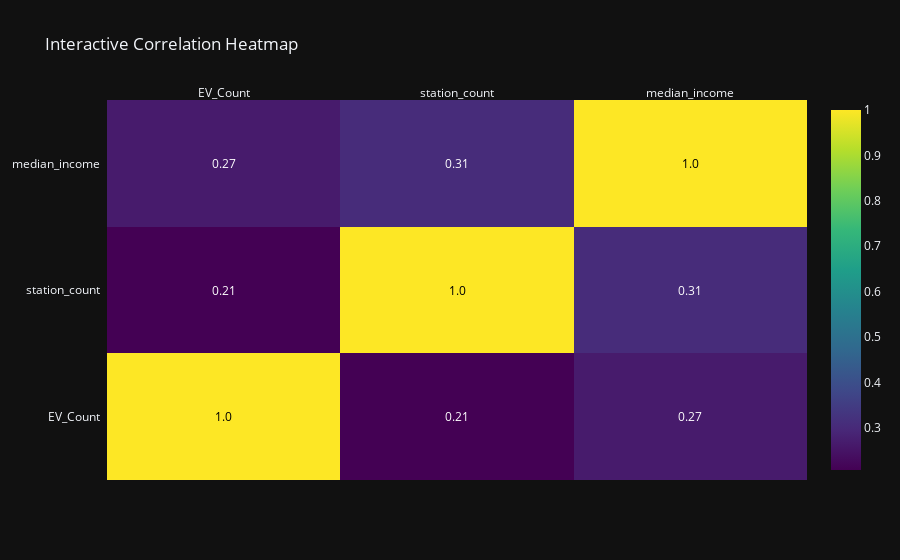

This figure's notebook cell:
### Markdown cell above
# Correlation Heatmap (Interactive)

### Code cell
import plotly.figure_factory as ff

corr = merged_df[['EV_Count', 'station_count', 'median_income']].corr()
z = corr.values
x = corr.columns.tolist()
y = corr.columns.tolist()

fig = ff.create_annotated_heatmap(
    z, x=x, y=y, colorscale='Viridis', showscale=True, annotation_text=corr.round(2).values
)
fig.update_layout(title="Interactive Correlation Heatmap", template='plotly_dark')
fig.show()

### Figure 1 — Plotly figure (JSON) as saved in the notebook; plotly's stock layout.template omitted (floating-point values rounded to 4 significant figures)
{"data": [{"colorscale": [[0, "#440154"], [0.1111, "#482878"], [0.2222, "#3e4989"], [0.3333, "#31688e"], [0.4444, "#26828e"], [0.5556, "#1f9e89"], [0.6667, "#35b779"], [0.7778, "#6ece58"], [0.8889, "#b5de2b"], [1, "#fde725"]], "reversescale": false, "showscale": true, "type": "heatmap", "x": ["EV_Count", "station_count", "median_income"], "y": ["EV_Count", "station_count", "median_income"], "z": [[1.0, 0.2071, 0.2667], [0.2071, 1.0, 0.3056], [0.2667, 0.3056, 1.0]]}], "layout": {"annotations": [{"font": {"color": "#000000"}, "showarrow": false, "text": "1.0", "x": "EV_Count", "xref": "x", "y": "EV_Count", "yref": "y"}, {"font": {"color": "#FFFFFF"}, "showarrow": false, "text": "0.21", "x": "station_count", "xref": "x", "y": "EV_Count", "yref": "y"}, {"font": {"color": "#FFFFFF"}, "showarrow": false, "text": "0.27", "x": "median_income", "xref": "x", "y": "EV_Count", "yref": "y"}, {"font": {"color": "#FFFFFF"}, "showarrow": false, "text": "0.21", "x": "EV_Count", "xref": "x", "y": "station_count", "yref": "y"}, {"font": {"color": "#000000"}, "showarrow": false, "text": "1.0", "x": "station_count", "xref": "x", "y": "station_count", "yref": "y"}, {"font": {"color": "#FFFFFF"}, "showarrow": false, "text": "0.31", "x": "median_income", "xref": "x", "y": "station_count", "yref": "y"}, {"font": {"color": "#FFFFFF"}, "showarrow": false, "text": "0.27", "x": "EV_Count", "xref": "x", "y": "median_income", "yref": "y"}, {"font": {"color": "#FFFFFF"}, "showarrow": false, "text": "0.31", "x": "station_count", "xref": "x", "y": "median_income", "yref": "y"}, {"font": {"color": "#000000"}, "showarrow": false, "text": "1.0", "x": "median_income", "xref": "x", "y": "median_income", "yref": "y"}], "title": {"text": "Interactive Correlation Heatmap"}, "xaxis": {"dtick": 1, "gridcolor": "rgb(0, 0, 0)", "side": "top", "ticks": ""}, "yaxis": {"dtick": 1, "ticks": "", "ticksuffix": "  "}}}
